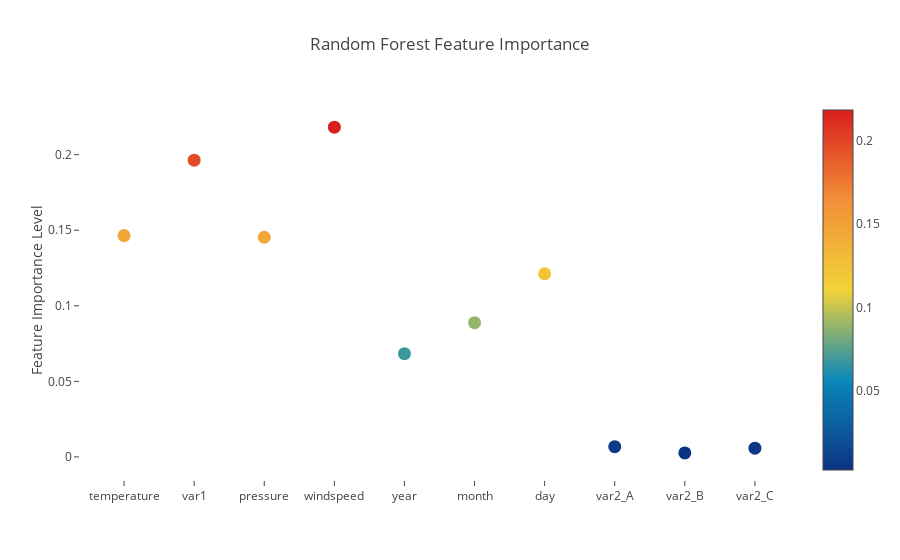

Notebook code cell kept with this figure:
### Markdown cell above
## Feature Ranking via the Random Forest

### Code cell
# Scatter plot 
trace = go.Scatter(
    y = rf.feature_importances_,
    x = original_final.columns.values,
    mode='markers',
    marker=dict(
        sizemode = 'diameter',
        sizeref = 1,
        size = 13,
        color = rf.feature_importances_,
        colorscale='Portland',
        showscale=True),text = original_final.columns.values)
data = [trace]

layout= go.Layout(
    autosize= True,
    title= 'Random Forest Feature Importance', hovermode= 'closest', 
    xaxis= dict(ticklen= 5,showgrid=False,zeroline=False,showline=False ),
    yaxis=dict(title= 'Feature Importance Level',showgrid=False,zeroline=False,ticklen= 5,gridwidth= 2),
    showlegend= False)
fig = go.Figure(data=data, layout=layout)
py.iplot(fig,filename='scatter2010')

### Figure 1 — Plotly figure (JSON) as saved in the notebook; plotly's stock layout.template omitted (floating-point values rounded to 4 significant figures)
{"data": [{"marker": {"color": [0.1465, 0.1964, 0.1453, 0.2182, 0.06832, 0.08881, 0.1212, 0.006803, 0.002668, 0.005786], "colorscale": "Portland", "showscale": true, "size": 13, "sizemode": "diameter", "sizeref": 1}, "mode": "markers", "text": ["temperature", "var1", "pressure", "windspeed", "year", "month", "day", "var2_A", "var2_B", "var2_C"], "type": "scatter", "x": ["temperature", "var1", "pressure", "windspeed", "year", "month", "day", "var2_A", "var2_B", "var2_C"], "y": [0.1465, 0.1964, 0.1453, 0.2182, 0.06832, 0.08881, 0.1212, 0.006803, 0.002668, 0.005786]}], "layout": {"autosize": true, "hovermode": "closest", "showlegend": false, "title": "Random Forest Feature Importance", "xaxis": {"showgrid": false, "showline": false, "ticklen": 5, "zeroline": false}, "yaxis": {"gridwidth": 2, "showgrid": false, "ticklen": 5, "title": "Feature Importance Level", "zeroline": false}}}
